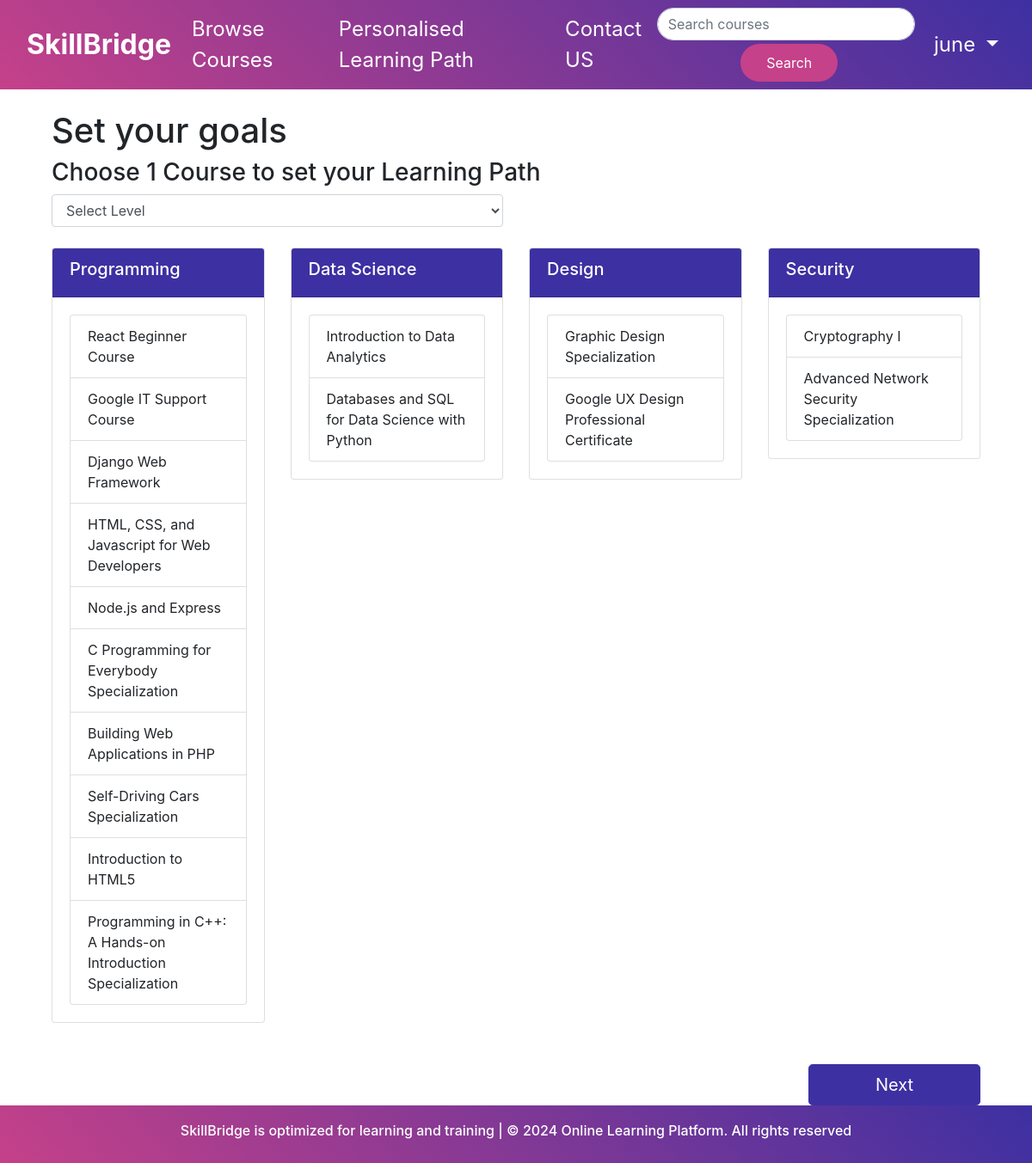
The app's page /personalpath/select-course/ (signed in), older data.
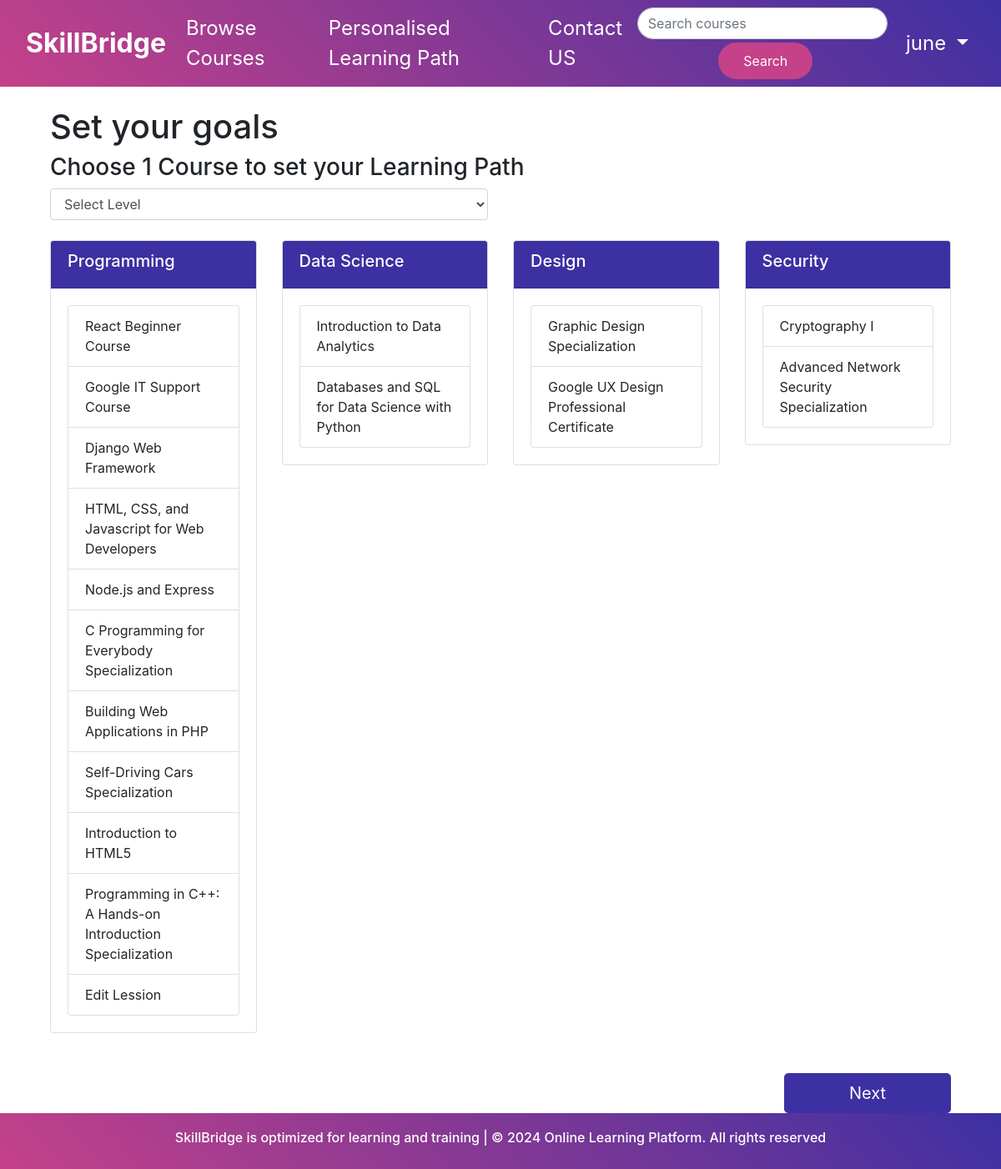
The same page, newer data.
### CourseApp/models.py (models this page shows, shortened)
class Course(models.Model):
    CATEGORY_CHOICES = [
        ('programming', 'Programming'),
        ('data_science', 'Data Science'),
        ('design', 'Design'),
        ('security', 'Security'),
        ('big_data', 'Big Data'),
        ('iot', 'Internet of Things (IoT)'),
        ('robotics', 'Robotics'),
        ('entrepreneurship', 'Entrepreneurship'),
        ('leadership', 'Leadership'),
        ('finance', 'Finance'),
        ('entrepreneurship', 'Entrepreneurship'),
    ]
    DIFFICULTY_CHOICES = [
        ('beginner', 'Beginner'),
        ('intermediate', 'Intermediate'),
        ('advanced', 'Advanced'),
    ]
    title = models.CharField(max_length=100)
    description = RichTextField()
    price = models.DecimalField(max_digits=10, decimal_places=2)
    image = models.ImageField(upload_to='course_images/', blank=True, null=True, default='default_course_image.jpg')
    author = models.CharField(max_length=100, default='Unknown Author')
    category = models.CharField(max_length=20, choices=CATEGORY_CHOICES, default='programming')
    difficulty_level = models.CharField(max_length=20, choices=DIFFICULTY_CHOICES, default='beginner')
    link = models.URLField(max_length=200, blank=True)

### personalpath/views.py (the view)
        def _wrapped_view(request, *args, **kwargs):
            if not request.user.is_authenticated:
                messages.info(request, message)
                return redirect('user_login')
            return view_func(request, *args, **kwargs)

### personalpath/views.py (called while the page is built, shortened)
def login_required_message(message='You must be logged in to access this page.'):
    def decorator(view_func):
        def _wrapped_view(request, *args, **kwargs):
            if not request.user.is_authenticated:
                messages.info(request, message)
                return redirect('user_login')
            return view_func(request, *args, **kwargs)
        return _wrapped_view
    return decorator

@login_required_message('You need to log in to create a personalized learning path.')
def select_course(request):
    categories = [
        ('programming', 'Programming'),
        ('data_science', 'Data Science'),
        ('design', 'Design'),
        ('security', 'Security'),
    ]
    courses = Course.objects.all()
    levels = Level.objects.all()
    return render(request, 'personalpath/select_course.html', {'categories': categories, 'courses': courses, 'levels': levels})

### personalpath/templates/personalpath/select_course.html (shortened to what this page needs)
{% extends 'base.html' %}
{% block content %}
    <div class="container mt-4">
        <h1>Set your goals</h1>
        <h3>Choose 1 Course to set your Learning Path</h3>
        <form method="post" id="course-selection-form">
            <div class="row mb-4">
                <div class="col-md-6">
                    <select id="level-select" class="form-control" name="level">
                        <option value="" selected disabled>Select Level</option>
                    </select>
                </div>
            </div>
            <div class="row">
                {% for category, category_display in categories %}
                <div class="col-md-6 col-lg-3 mb-4">
                    <div class="card">
                        <div class="card-header text-white" style="background-color: #3d30a2;">
                            <h5>{{ category_display }}</h5>
                        </div>
                        <div class="card-body">
                            <ul class="list-group category-list" data-category="{{ category }}">
                                {% for course in courses %}
                                {% if course.category == category %}
                                <li class="list-group-item course-item" data-course-id="{{ course.id }}" data-level="{{ course.difficulty_level }}">
                                    {{ course.title }}
                                </li>
                                {% endif %}
                                {% endfor %}
                            </ul>
                        </div>
                    </div>
                </div>
                {% endfor %}
            </div>
            <div class="text-right">
                <button type="submit" class="btn btn-primary btn-lg mt-4" style="width: 200px;background-color: #3d30a2; border-color: #3d30a2; color: white;">Next</button>
            </div>
        </form>
    </div>
{% endblock %}

Row changes from the older to the newer data that the page shows:
added Course: title "Edit Lession", shown under "Programming"
